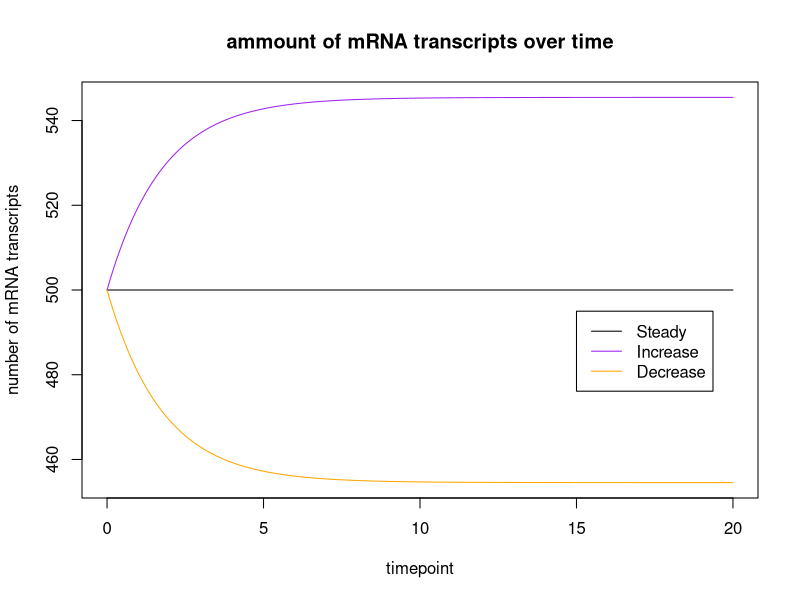

Write the R code that produced this figure.
## ---- chunk 1
knitr::opts_chunk$set(echo = TRUE)
## ---- chunk 2
#knitr::include_graphics('model.png')
## ---- chunk 3
library(deSolve)
parameters <- c(r = 0.55, m = 275) 
parameters2 <- parameters
parameters3 <- parameters
parameters2[2] <- 300
parameters3[2] <- 250


# define model 
transcripts <- function(t, R, parms){
  with(as.list(c(parms)),{
         dR <- -r * R + m
         return(list(c(dR)))
       }
       )
}

#initial state
state <- c(R = 500)

#define time sequence you want to run the model
times <- seq(0, 20,  by = 0.1)

# run simulation using continuous approach
out  <- ode(times = times, y = state,   parms = parameters, 
            func = transcripts, method = "euler")
out2 <- ode(times = times, y = state,   parms = parameters2, 
            func = transcripts, method = "euler")
out3 <- ode(times = times, y = state,   parms = parameters3, 
            func = transcripts, method = "euler")
## ---- chunk 4
plot(out, out2, out3, main = "ammount of mRNA transcripts over time", 
     ylab="number of mRNA transcripts", xlab="timepoint", 
     lty=1, col = c("black", "purple", "orange"))
legend(x = 15, y = 495, lty = 1, col = c("black", "purple", "orange"), 
       legend = c("Steady", "Increase", "Decrease"))
